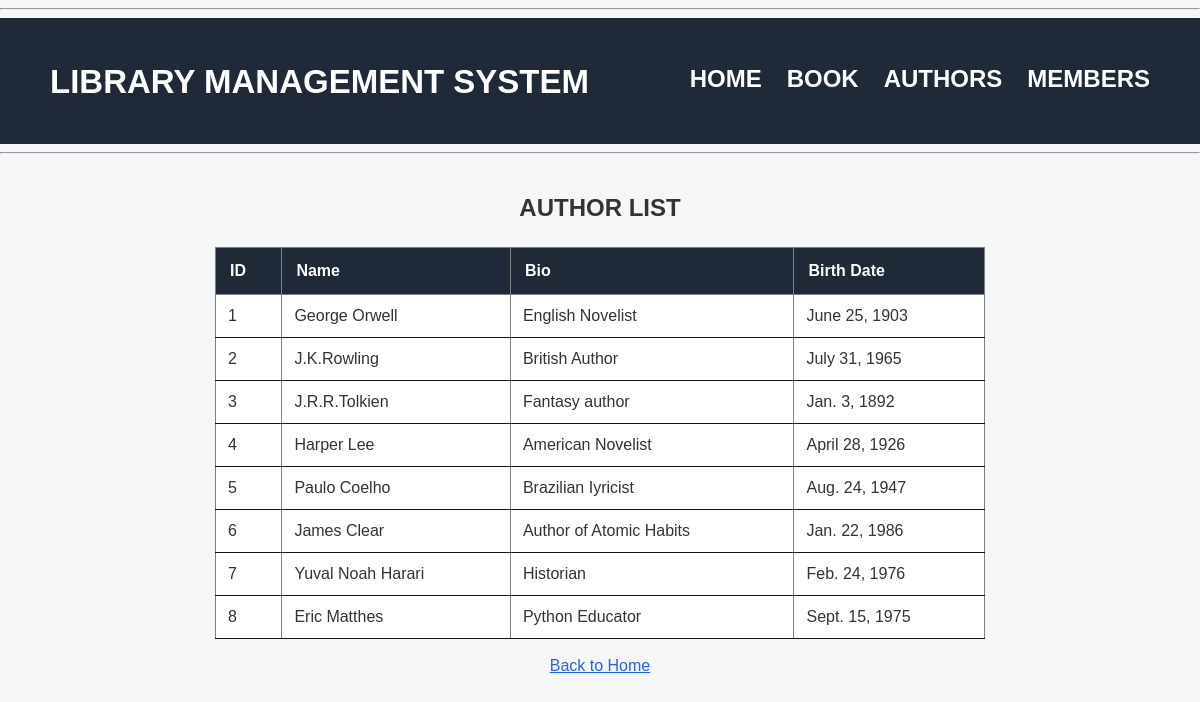
/author_list, run on the app's committed database.
### app/models.py (models this page shows, shortened)
class Author(models.Model):
    name=models.CharField(max_length=100) #required??
    bio=models.TextField(blank=True)
    birth_date=models.DateField(null=True,blank=True)

### app/views.py (the view)
# urls.py: path('author_list',author_list,name='author_list'),
def author_list(req):
    authors=Author.objects.all()
    return render(req,'author_list.html',{'authors':authors})

### app/templates/author_list.html (shortened to what this page needs)
{% extends 'base.html'%}
    {% block content %}
    <center>
    <h2>AUTHOR LIST</h2>
    <table border="1">
        <tr>
            <th>ID</th>
            <th>Name</th>
            <th>Bio</th>
            <th>Birth Date</th>
        </tr>
        {% for author in authors %}
        <tr>
            <td>{{ author.id }}</td>
            <td>{{ author.name }}</td>
            <td>{{ author.bio }}</td>
            <td>{{ author.birth_date }}</td>
        </tr>
        {% endfor %}
    </table>
    <br>
    <a href="{% url 'home' %}">Back to Home</a>
    {% endblock %}

### app/templates/base.html (shortened to what this page needs)
{% load static %}
<!DOCTYPE html>
<html lang="en">
<head>
    <link rel="stylesheet" href="{% static 'base.css'%}">
</head>
<body>
    <hr>
    <nav class="navbar">
    <div class="tit">
        <h2>LIBRARY MANAGEMENT SYSTEM</h2>
    </div>
    <div class="links">
    <a href="{%url 'home' %}"><h2>HOME</h2></a>
    <a href="{%url 'book_list' %}"><h2>BOOK</h2></a>
    <a href="{%url 'author_list' %}"><h2>AUTHORS</h2></a>
    <a href="{%url 'member_list' %}"><h2>MEMBERS</h2></a>
    </div>
    </nav>
    <hr>
    <div class="con">
    {% block content %}{% endblock %}
    </div>
</body>
</html>

### app/static/base.css (style rules this page uses)
* { box-sizing: border-box; }
body { margin: 0; font-family: Arial, sans-serif; background-color: #f4f6f8; color: #333; }
.navbar { background-color: #1f2937; padding: 18px 50px; display: flex; justify-content: space-between; align-items: center; }
.tit { color: white; font-size: 22px; font-weight: bold; }
.links { display: flex; gap: 25px; }
.links a { color: white; text-decoration: none; font-size: 16px; }
.con { width: 100%; height: 100%; max-width: 1100px; margin: 40px auto; }
h1, h2 { margin-bottom: 25px; }
h2 { text-align: center; }
table { width: 70%; border-collapse: collapse; background-color: white; margin-top: 20px; }
th { background-color: #1f2937; color: white; padding: 14px; text-align: left; }
td { padding: 12px; border-bottom: 1px solid #131313; }
a { color: #2563eb; }

### data on the page
Author: id "1", name "George Orwell", bio "English Novelist", birth_date "June 25, 1903"
Author: id "2", name "J.K.Rowling", bio "British Author", birth_date "July 31, 1965"
Author: id "3", name "J.R.R.Tolkien", bio "Fantasy author", birth_date "Jan. 3, 1892"
Author: id "4", name "Harper Lee", bio "American Novelist", birth_date "April 28, 1926"
Author: id "5", name "Paulo Coelho", bio "Brazilian Iyricist", birth_date "Aug. 24, 1947"
Author: id "6", name "James Clear", bio "Author of Atomic Habits", birth_date "Jan. 22, 1986"
Author: id "7", name "Yuval Noah Harari", bio "Historian", birth_date "Feb. 24, 1976"
Author: id "8", name "Eric Matthes", bio "Python Educator", birth_date "Sept. 15, 1975"
